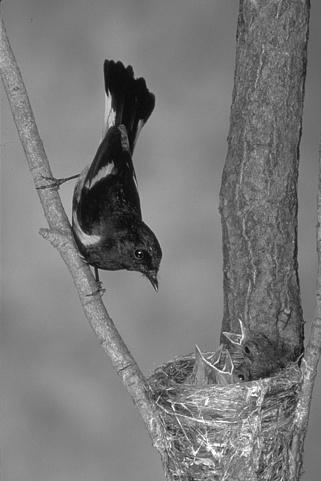
#> input picture bird.jpg, 321 x 481 px
$ python q1c.py
#> lines starting #> are read from the running program, lines starting #| are printed output that depends on the picture; after the words box and inside, x2 and y2 are one past the last pixel; in counts of white or black regions, pixels touching at a corner belong together
### q1a.py
"""
Q1(a): Marr-Hildreth edge detector.

Pipeline (all filtering done by hand on the pixel array with NumPy):
  1. Smooth with a Gaussian G_sigma, applied separably (1-D row pass, then
     1-D column pass). Kernel half-width = ceil(3*sigma), so the full width
     is >= 6*sigma as required.
  2. Apply a 3x3 Laplacian kernel to (G * f). Since convolution commutes with
     differentiation, this equals (laplacian(G)) * f, i.e. the LoG response.
     All arithmetic is in float64 to avoid catastrophic cancellation when the
     Laplacian subtracts nearly-equal neighbouring values.
  3. Mark zero crossings: a pixel is an edge if, along at least one of the
     four directions (horizontal, vertical, two diagonals), its two opposite
     neighbours have LoG values of opposite sign AND the absolute difference
     between them (the "slope" across the crossing) exceeds a threshold.

The slope threshold is given as a fraction of the maximum absolute LoG
response, which keeps it comparable across different sigmas (the LoG
magnitude shrinks roughly like 1/sigma^2 as sigma grows).

Outputs are written to ./outputs_q1a/.
"""

import os
import numpy as np
from PIL import Image
import matplotlib

matplotlib.use("Agg")
import matplotlib.pyplot as plt


OUT_DIR = "outputs_q1a"
MAX_SIDE = 1024


# --------------------------------------------------------------------------
# I/O
# --------------------------------------------------------------------------
def load_gray(path, max_side=MAX_SIDE):
    """Load an image as float64 grayscale in [0, 1]; downscale (library call,
    permitted by the assignment) only if the long side exceeds max_side."""
#> called with path = 'bird.jpg', max_side = 1024
    img = Image.open(path).convert("L")
#> img is the input picture: PIL image 321x481 L; min 0, max 255, mean 120.7
    w, h = img.size
    if max(w, h) > max_side:
        s = max_side / max(w, h)
        img = img.resize((round(w * s), round(h * s)), Image.LANCZOS)
    return np.asarray(img, dtype=np.float64) / 255.0


def save_gray(arr, path):
    a = np.clip(arr, 0, 1)
    Image.fromarray((a * 255).astype(np.uint8)).save(path)


# --------------------------------------------------------------------------
# Filtering primitives (implemented manually)
# --------------------------------------------------------------------------
def gaussian_kernel_1d(sigma):
    """Normalised 1-D Gaussian with half-width ceil(3*sigma) (width >= 6σ)."""
    r = int(np.ceil(3.0 * sigma))
    x = np.arange(-r, r + 1, dtype=np.float64)
    k = np.exp(-(x ** 2) / (2.0 * sigma ** 2))
    return k / k.sum()


def convolve1d(img, kernel, axis):
    """1-D convolution along `axis` with reflect padding.
    Implemented as a weighted sum of shifted copies of the padded image."""
#> called with kernel = array of shape (17,), axis = 1
    r = len(kernel) // 2
    pad = [(0, 0), (0, 0)]
    pad[axis] = (r, r)
    p = np.pad(img, pad, mode="reflect")
    out = np.zeros_like(img, dtype=np.float64)
    n = img.shape[axis]
    kf = kernel[::-1]  # flip for true convolution (symmetric anyway)
    for i, w in enumerate(kf):
        if axis == 0:
            out += w * p[i:i + n, :]
        else:
            out += w * p[:, i:i + n]
    return out


def gaussian_smooth(img, sigma):
    """Separable Gaussian smoothing: rows then columns."""
    k = gaussian_kernel_1d(sigma)
    return convolve1d(convolve1d(img, k, axis=1), k, axis=0)


def convolve2d(img, kernel):
    """Small 2-D convolution with reflect padding (used for the 3x3 Laplacian)."""
    kh, kw = kernel.shape
#> kh = 3; kw = 3
    rh, rw = kh // 2, kw // 2
#> rh = 1; rw = 1
    p = np.pad(img, ((rh, rh), (rw, rw)), mode="reflect")
#> p: shape (483, 323) float64
    H, W = img.shape
    kf = kernel[::-1, ::-1]
    out = np.zeros((H, W), dtype=np.float64)
    for i in range(kh):
        for j in range(kw):
            if kf[i, j] != 0:
                out += kf[i, j] * p[i:i + H, j:j + W]
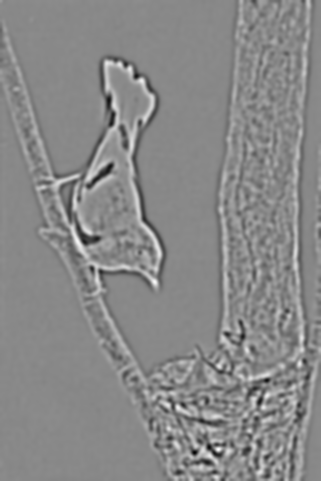
#> out: shape (481, 321) float64; min -0.0359, max 0.031, mean -7.43e-07; drawn with min black and max white
    return out


LAPLACIAN_3x3 = np.array([[0, 1, 0],
                          [1, -4, 1],
                          [0, 1, 0]], dtype=np.float64)


def log_response(img, sigma):
    """g = ∇²(G_σ * f), computed in float64."""
    return convolve2d(gaussian_smooth(img, sigma), LAPLACIAN_3x3)


# --------------------------------------------------------------------------
# Zero-crossing detection
# --------------------------------------------------------------------------
def zero_crossings(g, slope_thresh):
    """Return a boolean edge map.

    A zero crossing lies between two adjacent pixels p, q (horizontal,
    vertical or diagonal neighbours) when g(p) and g(q) have opposite signs.
    It is accepted only if the slope across it, |g(p) - g(q)|, exceeds
    T = slope_thresh * max|g|. To keep edges one pixel thick, the crossing is
    assigned to whichever of p, q has the smaller |g| (it is closer to the
    true zero).
    """
#> called with slope_thresh = 0.07
    T = slope_thresh * np.abs(g).max()
#> T = 0.00252
    H, W = g.shape
    edges = np.zeros((H, W), dtype=bool)
    # forward neighbour offsets: right, down, down-right, down-left
    for dy, dx in [(0, 1), (1, 0), (1, 1), (1, -1)]:
        ys_p = slice(0, H - dy)
        ys_q = slice(dy, H)
        xs_p = slice(max(0, -dx), W - max(0, dx))
        xs_q = slice(max(0, dx), W - max(0, -dx))
        a, b = g[ys_p, xs_p], g[ys_q, xs_q]
        zc = (a * b < 0) & (np.abs(a - b) > T)
        p_closer = np.abs(a) <= np.abs(b)
        edges[ys_p, xs_p] |= zc & p_closer
        edges[ys_q, xs_q] |= zc & ~p_closer
#> this loop made 4 passes
#> pass 1, in zero_crossings, `zc = (a * b < 0) & (np.abs(a - b) > T)`:
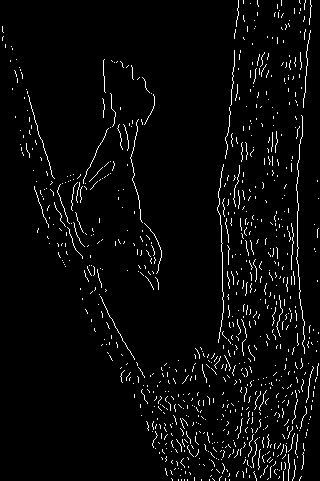
#> zc: shape (481, 320) bool; 3.6% white in thin lines or dots
#> pass 1, in zero_crossings, `p_closer = np.abs(a) <= np.abs(b)`:
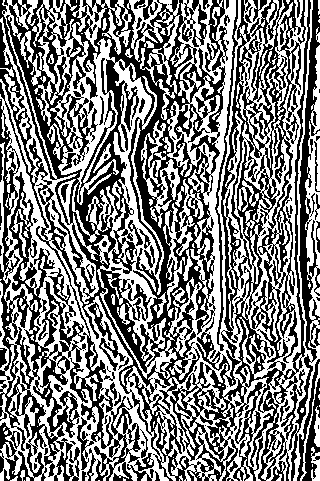
#> p_closer: shape (481, 320) bool; 50.2% white; 128 black regions (72 under 20 px), largest, box (x1, y1, x2, y2) and area: (0, 0, 311, 481) 57733, (0, 99, 86, 481) 9567, (288, 0, 320, 481) 3441
    return edges


def marr_hildreth(img, sigma, slope_thresh):
    g = log_response(img, sigma)
    return zero_crossings(g, slope_thresh), g


# --------------------------------------------------------------------------
# Experiments
# --------------------------------------------------------------------------
# [70 lines left out: functions show_grid, main, not called in this run]


# [2 lines that do not run on import are left out]

### q1b.py
"""
Q1(b): Dijkstra's algorithm on the 8-connected pixel graph, with
Intelligent-Scissors edge weights (Mortensen & Barrett 1995):

    w(p, q) = λZ·fZ(q) + λG·fG(q) + λD·fD(p, q)

  fZ(q)    = 0 if q is a Laplacian (LoG) zero crossing, else 1
             (zero crossings come from the Marr-Hildreth detector of q1a)
  fG(q)    = 1 - |∇f(q)| / max|∇f|   (small where the gradient is strong),
             multiplied by 1 for diagonal links and 1/√2 for horizontal/
             vertical links, as in the paper, so diagonal steps cost more
             (they are √2 times longer)
  fD(p, q) = 1/π · [ acos(dp) + acos(dq) ]   (gradient-direction term;
             dp ∈ [0,1], dq ∈ [-1,1], so fD ∈ [0, 1.5]. The SIGGRAPH'95
             version uses 2/(3π) instead, which only rescales fD to [0,1])
             D(p) = unit vector perpendicular to ∇f(p) (the edge direction)
             L(p,q) = unit link vector q-p, flipped if needed so D(p)·L >= 0
             dp = D(p)·L,  dq = L·D(q)
             Cheap when the link runs along the edge (perpendicular to both
             gradients) and the two gradients point the same way.

Dijkstra is run from a seed pixel with each of the
four weight choices, and the resulting distance maps are shown as images.
The shortest path from the seed to a sample "free" point is also traced, as
a check that the weights do follow image edges.

Outputs are written to ./outputs_q1b/.
"""

import os
import heapq
import numpy as np
import matplotlib

matplotlib.use("Agg")
import matplotlib.pyplot as plt

from q1a import load_gray, gaussian_smooth, marr_hildreth

OUT_DIR = "outputs_q1b"

# Marr-Hildreth parameters (best values found in q1a)
LOG_SIGMA = 2.5
LOG_T = 0.07
# Small amount of smoothing before taking gradients (reduces noise)
GRAD_SIGMA = 1.0
# Weights from Mortensen & Barrett
LAMBDA_Z, LAMBDA_G, LAMBDA_D = 0.43, 0.43, 0.14

# 8 neighbour offsets (dy, dx)
NEIGHBOURS = [(-1, -1), (-1, 0), (-1, 1),
              (0, -1),           (0, 1),
              (1, -1),  (1, 0),  (1, 1)]


# --------------------------------------------------------------------------
# Per-pixel feature maps
# --------------------------------------------------------------------------
def gradient(img, sigma=GRAD_SIGMA):
    """Central-difference gradient of the Gaussian-smoothed image."""
    s = gaussian_smooth(img, sigma)
#> the loop in convolve1d (call 3), `for i, w in enumerate(kf):` made 7 passes
#> pass 3, in convolve1d (call 3), `out += w * p[:, i:i + n]`:
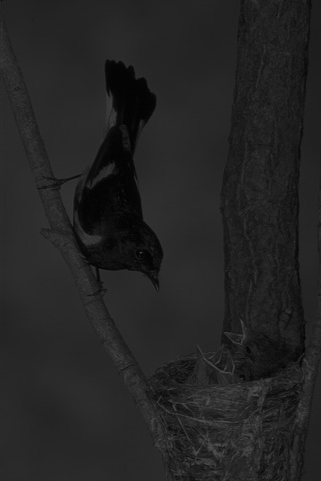
#> out: shape (481, 321) float64; min 0.00508, max 0.3, mean 0.142
    p = np.pad(s, 1, mode="reflect")
#> p: shape (483, 323) float64
    gx = (p[1:-1, 2:] - p[1:-1, :-2]) / 2.0
    gy = (p[2:, 1:-1] - p[:-2, 1:-1]) / 2.0
    return gx, gy


def feature_maps(img):
    """Return fZ (H,W), fG (H,W), and unit edge-direction field (Dx, Dy)."""
    edges, _ = marr_hildreth(img, LOG_SIGMA, LOG_T)
    fZ = np.where(edges, 0.0, 1.0)

    gx, gy = gradient(img)
    mag = np.sqrt(gx ** 2 + gy ** 2)
    fG = 1.0 - mag / mag.max()
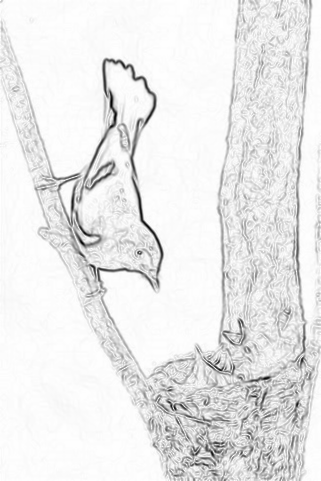
#> fG: shape (481, 321) float64; min 0, max 1, mean 0.919

    # D(p) = gradient rotated by 90° and normalised: (gy, -gx)/|∇f|
    safe = np.where(mag > 1e-12, mag, 1.0)
    Dx = np.where(mag > 1e-12, gy / safe, 0.0)
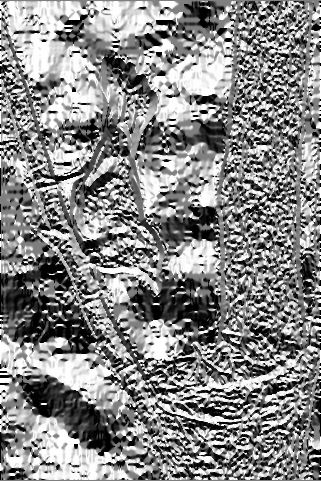
#> Dx: shape (481, 321) float64; min -1, max 1, mean 0.0632; drawn with min black and max white
    Dy = np.where(mag > 1e-12, -gx / safe, 0.0)
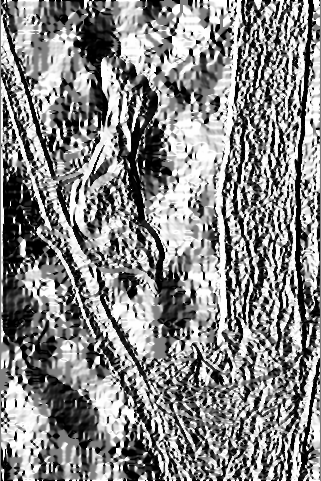
#> Dy: shape (481, 321) float64; min -1, max 1, mean 0.0548; drawn with min black and max white
    return fZ, fG, Dx, Dy


def shift(a, dy, dx, fill):
    """out[y, x] = a[y+dy, x+dx], with `fill` outside the image."""
    H, W = a.shape
    out = np.full_like(a, fill)
    ys_o = slice(max(0, -dy), H - max(0, dy))
    xs_o = slice(max(0, -dx), W - max(0, dx))
    ys_i = slice(max(0, dy), H - max(0, -dy))
    xs_i = slice(max(0, dx), W - max(0, -dx))
    out[ys_o, xs_o] = a[ys_i, xs_i]
    return out


def link_costs(fZ, fG, Dx, Dy, lz, lg, ld):
    """Return a (8, H, W) array: cost[k, y, x] = w(p, q) for p = (y, x) and
    q = p + NEIGHBOURS[k]. Links leaving the image get +inf."""
    H, W = fZ.shape
    costs = np.empty((8, H, W), dtype=np.float64)
    for k, (dy, dx) in enumerate(NEIGHBOURS):
        diag = dy != 0 and dx != 0
        length = np.sqrt(2.0) if diag else 1.0

        fZq = shift(fZ, dy, dx, np.inf)
        fGq = shift(fG, dy, dx, np.inf) * (1.0 if diag else 1.0 / np.sqrt(2.0))

        # Gradient-direction term
        Lx, Ly = dx / length, dy / length
        Dxq, Dyq = shift(Dx, dy, dx, 0.0), shift(Dy, dy, dx, 0.0)
        s = Dx * Lx + Dy * Ly                 # D(p)·(q-p)
        sign = np.where(s >= 0, 1.0, -1.0)    # choose L so that D(p)·L >= 0
        dp = np.clip(sign * s, -1, 1)
        dq = np.clip(sign * (Lx * Dxq + Ly * Dyq), -1, 1)
        fD = (1.0 / np.pi) * (np.arccos(dp) + np.arccos(dq))

        c = np.zeros((H, W))
        if lz:
            c += lz * fZq
        if lg:
            c += lg * fGq
        if ld:
            c += ld * fD
        # mark links that leave the image
        c[~np.isfinite(fZq)] = np.inf
        costs[k] = c
    return costs


# --------------------------------------------------------------------------
# Dijkstra (binary heap, lazy deletion)
# --------------------------------------------------------------------------
def dijkstra(costs, seed, target=None):
    """Single-source shortest paths over the 8-connected pixel grid.

    costs:  (8, H, W) link costs from link_costs().
    seed:   (row, col).
    target: optional (row, col); if given, stop as soon as it is settled
            (its distance and predecessor chain are then final).
    Returns dist (H, W) and pred (H, W) holding the flat index of each
    pixel's predecessor (-1 for the seed).
    """
    _, H, W = costs.shape
    N = H * W
    offs = [dy * W + dx for dy, dx in NEIGHBOURS]
    cost_lists = [costs[k].ravel().tolist() for k in range(8)]

    dist = [float("inf")] * N
    pred = [-1] * N
    done = [False] * N
    s = seed[0] * W + seed[1]
    dist[s] = 0.0
    heap = [(0.0, s)]
    t = -1 if target is None else target[0] * W + target[1]

    while heap:
        d, u = heapq.heappop(heap)
        if done[u]:
            continue
        done[u] = True
        if u == t:
            break
        for k in range(8):
            w = cost_lists[k][u]
            if w == float("inf"):
                continue
            v = u + offs[k]
            if done[v]:
                continue
            nd = d + w
            if nd < dist[v]:
                dist[v] = nd
                pred[v] = u
                heapq.heappush(heap, (nd, v))

    return np.array(dist).reshape(H, W), np.array(pred).reshape(H, W)


def trace_path(pred, target):
    """Follow predecessors from target back to the seed."""
    H, W = pred.shape
    v = target[0] * W + target[1]
    path = []
    flat = pred.ravel()
    while v != -1:
        path.append(divmod(v, W))
        v = flat[v]
    return np.array(path[::-1])


# --------------------------------------------------------------------------
# Main
# --------------------------------------------------------------------------
# [77 lines left out: function main, not called in this run]


# [2 lines that do not run on import are left out]

### q1c.py
"""
Q1(c): Intelligent-Scissors segmentation from a sequence of manually chosen
seeds, plus two modifications of the edge weights.

Segmentation
  * Seeds are placed by hand around the bird (listed in SEEDS_DENSE, in
    clockwise order), each snapped to the strongest gradient within 2 px.
  * For each consecutive pair (s_i, s_{i+1}) (and s_last -> s_0 to close the
    loop), Dijkstra from q1b is run from s_i until s_{i+1} is settled, and
    the predecessor chain gives the boundary piece between them.
  * The pieces are joined into one closed 8-connected contour. The object
    mask is everything NOT reachable from the image border by a 4-connected
    flood fill that is blocked by the contour (an 8-connected curve cannot be
    crossed by 4-connected moves).

Idea 1: Canny edges instead of Marr-Hildreth zero crossings in fZ.
  Canny is implemented here: Gaussian gradient -> non-maximum suppression
  along the quantised gradient direction -> double threshold + hysteresis.
  Canny edges sit on gradient maxima (not on sign changes of the LoG), are
  one pixel thick and are far less fragmented on low-contrast boundaries.

Idea 2: changing the relative weights λZ, λG, λD of the three terms.
  Compared: the paper's default (0.43, 0.43, 0.14), a gradient-magnitude-heavy
  setting, a zero-crossing-heavy setting and a direction-heavy setting.

Both ideas are evaluated with a sparse seed set (SEEDS_SPARSE): with fewer
seeds each path segment is longer, so differences between cost functions are
much more visible than with the dense seeds.

Outputs are written to ./outputs_q1c/.
"""

import os
from collections import deque
import numpy as np
import matplotlib

matplotlib.use("Agg")
import matplotlib.pyplot as plt

from q1a import load_gray, gaussian_smooth
from q1b import (feature_maps, link_costs, dijkstra, trace_path, gradient,
                 LAMBDA_Z, LAMBDA_G, LAMBDA_D)

OUT_DIR = "outputs_q1c"

# Manually chosen seeds (row, col) around the bird, clockwise from the tail.
SEEDS_DENSE = [
    (60, 106),   # tail, top-left corner
    (78, 140),   # tail, top-right
    (110, 151),  # tail, right side
    (190, 133),  # back
    (232, 150),  # top of head
    (262, 160),  # front of head
    (291, 157),  # beak tip
    (271, 136),  # chin / throat
    (270, 112),  # belly
    (262, 92),   # belly where it meets the branch
    (240, 78),   # white wing patch against the branch
    (210, 72),   # wing, lower left
    (186, 80),   # wing, near the leg
    (160, 91),   # back of wing
    (130, 107),  # base of tail
    (100, 104),  # white outer tail feathers
]

# Fewer seeds -> longer path segments -> cost-function differences show up.
SEEDS_SPARSE = [
    (60, 106),
    (110, 151),
    (232, 150),
    (291, 157),
    (262, 92),
    (186, 80),
]


# --------------------------------------------------------------------------
# Canny edge detector (Idea 1)
# --------------------------------------------------------------------------
def canny(img, sigma=1.5, high=0.15, low_ratio=0.4):
    """Canny edges. Thresholds are fractions of the max gradient magnitude."""
    gx, gy = gradient(img, sigma)
    mag = np.sqrt(gx ** 2 + gy ** 2)

    # Non-maximum suppression: quantise gradient direction to 0/45/90/135°
    ang = (np.rad2deg(np.arctan2(gy, gx)) + 180.0) % 180.0
    q = np.zeros(mag.shape, dtype=int)
    q[(ang >= 22.5) & (ang < 67.5)] = 1
    q[(ang >= 67.5) & (ang < 112.5)] = 2
    q[(ang >= 112.5) & (ang < 157.5)] = 3
    # neighbour offsets (dy, dx) along the gradient for each bin
    # (rows grow downward, so +y in gradient terms is +row)
    dirs = {0: (0, 1), 1: (1, 1), 2: (1, 0), 3: (1, -1)}

    p = np.pad(mag, 1, mode="constant")
    H, W = mag.shape
    nms = np.zeros_like(mag)
    for k, (dy, dx) in dirs.items():
        fwd = p[1 + dy:1 + dy + H, 1 + dx:1 + dx + W]
        bwd = p[1 - dy:1 - dy + H, 1 - dx:1 - dx + W]
        keep = (q == k) & (mag >= fwd) & (mag >= bwd)
        nms[keep] = mag[keep]

    # Double threshold + hysteresis (grow strong edges through weak ones)
    hi = high * mag.max()
    lo = low_ratio * hi
    strong = nms >= hi
    weak = nms >= lo
    edges = strong.copy()
    while True:
        e = np.pad(edges, 1)
        grown = np.zeros_like(edges)
        for dy in (-1, 0, 1):
            for dx in (-1, 0, 1):
                grown |= e[1 + dy:1 + dy + H, 1 + dx:1 + dx + W]
        new = grown & weak
        if (new == edges).all():
            break
        edges = new
    return edges


# --------------------------------------------------------------------------
# Livewire segmentation
# --------------------------------------------------------------------------
def snap_seeds(seeds, fG, r=2):
    """Move each seed to the pixel of strongest gradient within r pixels."""
#> called with r = 2
    H, W = fG.shape
#> (the rest of the program and of its run is left out)
